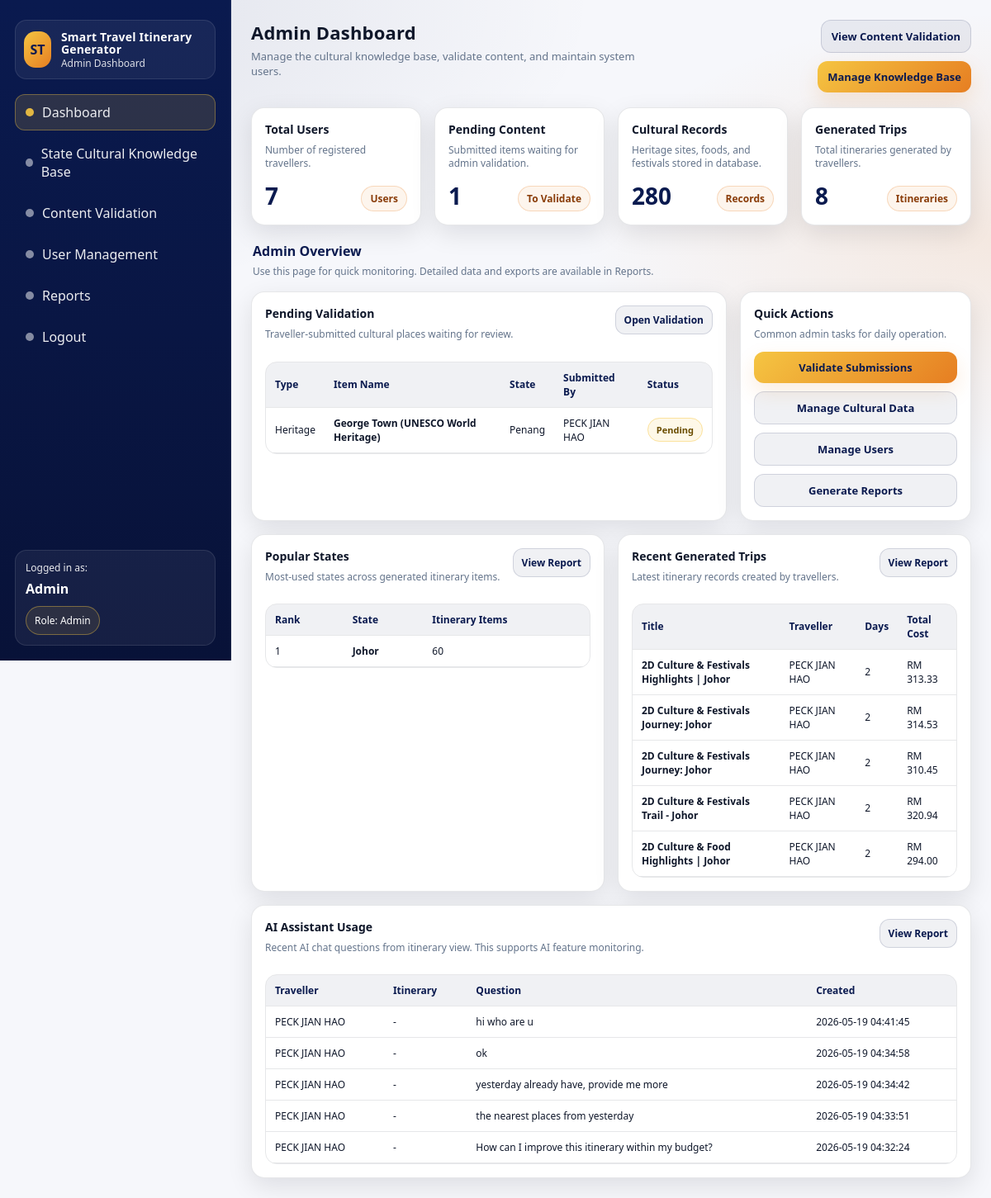
The page /admin/admin_dashboard.php (signed in) on the database its author committed.
### tables this page shows
CREATE TABLE `cultural_place_suggestions` (
  `suggestion_id` int(11) NOT NULL AUTO_INCREMENT,
  `traveller_id` int(11) NOT NULL,
  `state` varchar(60) NOT NULL,
  `district` varchar(80) DEFAULT NULL,
  `category` enum('culture','heritage','museum','food','festival','nature','shopping') NOT NULL,
  `name` varchar(150) NOT NULL,
  `description` text DEFAULT NULL,
  `address` varchar(255) DEFAULT NULL,
  `latitude` decimal(10,7) DEFAULT NULL,
  `longitude` decimal(10,7) DEFAULT NULL,
  `opening_hours` varchar(1000) DEFAULT NULL,
  `estimated_cost` decimal(10,2) DEFAULT NULL,
  `image_url` varchar(1000) DEFAULT NULL,
  `status` enum('pending','approved','rejected') NOT NULL DEFAULT 'pending',
  `approved_by_admin_id` int(11) DEFAULT NULL,
  `approved_place_id` int(11) DEFAULT NULL,
  `created_at` timestamp NOT NULL DEFAULT current_timestamp(),
  `approved_at` timestamp NULL DEFAULT NULL,
  `review_note` varchar(255) DEFAULT NULL,
  PRIMARY KEY (`suggestion_id`),
  KEY `idx_status` (`status`),
  KEY `idx_state_category` (`state`,`category`),
  KEY `fk_sugg_traveller` (`traveller_id`),
  KEY `fk_sugg_admin` (`approved_by_admin_id`),
  KEY `fk_suggestions_approved_place` (`approved_place_id`),
  CONSTRAINT `fk_sugg_admin` FOREIGN KEY (`approved_by_admin_id`) REFERENCES `admins` (`admin_id`) ON DELETE SET NULL,
  CONSTRAINT `fk_sugg_traveller` FOREIGN KEY (`traveller_id`) REFERENCES `travellers` (`traveller_id`) ON DELETE CASCADE,
  CONSTRAINT `fk_suggestions_approved_place` FOREIGN KEY (`approved_place_id`) REFERENCES `cultural_places` (`place_id`) ON DELETE SET NULL ON UPDATE CASCADE
);

CREATE TABLE `travellers` (
  `traveller_id` int(11) NOT NULL AUTO_INCREMENT,
  `full_name` varchar(100) NOT NULL,
  `email` varchar(100) NOT NULL,
  `password_hash` varchar(255) NOT NULL,
  `force_password_change` tinyint(1) NOT NULL DEFAULT 0,
  `phone` varchar(20) DEFAULT NULL,
  `created_at` timestamp NOT NULL DEFAULT current_timestamp(),
  `is_active` tinyint(1) NOT NULL DEFAULT 1,
  `activation_token` varchar(128) DEFAULT NULL,
  `activation_expires` datetime DEFAULT NULL,
  `reset_token` varchar(128) DEFAULT NULL,
  `reset_expires` datetime DEFAULT NULL,
  PRIMARY KEY (`traveller_id`),
  UNIQUE KEY `email` (`email`)
);

CREATE TABLE `itineraries` (
  `itinerary_id` int(11) NOT NULL AUTO_INCREMENT,
  `traveller_id` int(11) NOT NULL,
  `preference_id` int(11) NOT NULL,
  `title` varchar(120) NOT NULL,
  `start_date` date DEFAULT NULL,
  `total_days` int(11) NOT NULL,
  `origin_name` varchar(255) DEFAULT NULL,
  `origin_lat` decimal(10,7) DEFAULT NULL,
  `origin_lng` decimal(10,7) DEFAULT NULL,
  `selected_hotel_id` int(11) DEFAULT NULL,
  `selected_hotel_name` varchar(150) DEFAULT NULL,
  `selected_hotel_nights` int(11) NOT NULL DEFAULT 0,
  `selected_hotel_total_cost` decimal(10,2) NOT NULL DEFAULT 0.00,
  `total_estimated_cost` decimal(10,2) DEFAULT 0.00,
  `created_at` timestamp NOT NULL DEFAULT current_timestamp(),
  PRIMARY KEY (`itinerary_id`),
  KEY `fk_it_traveller` (`traveller_id`),
  KEY `fk_it_pref` (`preference_id`),
  KEY `idx_itinerary_selected_hotel` (`selected_hotel_id`),
  CONSTRAINT `fk_it_pref` FOREIGN KEY (`preference_id`) REFERENCES `traveller_preferences` (`preference_id`),
  CONSTRAINT `fk_it_traveller` FOREIGN KEY (`traveller_id`) REFERENCES `travellers` (`traveller_id`) ON DELETE CASCADE
);

CREATE TABLE `ai_chat_logs` (
  `chat_id` int(11) NOT NULL AUTO_INCREMENT,
  `itinerary_id` int(11) NOT NULL,
  `traveller_id` int(11) NOT NULL,
  `user_message` text NOT NULL,
  `ai_response` mediumtext NOT NULL,
  `created_at` timestamp NOT NULL DEFAULT current_timestamp(),
  PRIMARY KEY (`chat_id`),
  KEY `idx_ai_chat_itinerary` (`itinerary_id`),
  KEY `idx_ai_chat_traveller` (`traveller_id`)
);

### admin/admin_dashboard.php (the view, shortened to what this page needs)
<?php
require_once '../config/db_connect.php';
$adminName = $_SESSION["admin_name"] ?? "Administrator";
function admin_table_exists(mysqli $conn, string $table): bool
{
  $table = $conn->real_escape_string($table);
  $res = $conn->query("SHOW TABLES LIKE '$table'");
  return ($res && $res->num_rows > 0);
}
function admin_short_text($text, int $limit = 90): string
{
  $text = trim((string)$text);
  if (function_exists("mb_strimwidth")) return mb_strimwidth($text, 0, $limit, "...");
  return strlen($text) > $limit ? substr($text, 0, $limit - 3) . "..." : $text;
}
$hasAiChatLogs = admin_table_exists($conn, "ai_chat_logs");
$resUsers = $conn->query("SELECT COUNT(*) AS total FROM travellers");
$kpiTotalUsers = $resUsers->fetch_assoc()['total'] ?? 0;
$resPending = $conn->query("SELECT COUNT(*) AS total FROM cultural_place_suggestions WHERE status = 'pending'");
$kpiPendingSubmissions = $resPending->fetch_assoc()['total'] ?? 0;
$resRecords = $conn->query("SELECT COUNT(*) AS total FROM cultural_places WHERE is_active = 1");
$kpiCulturalItems = $resRecords->fetch_assoc()['total'] ?? 0;
$resItineraries = $conn->query("SELECT COUNT(*) AS total FROM itineraries");
$kpiTotalItineraries = $resItineraries->fetch_assoc()['total'] ?? 0;
$popularStates = [];
$popularSql = "
  SELECT cp.state, COUNT(*) AS total
  FROM itinerary_items ii
  JOIN cultural_places cp ON cp.place_id = ii.place_id
  WHERE cp.state IS NOT NULL AND cp.state <> ''
  GROUP BY cp.state
  ORDER BY total DESC
  LIMIT 5
";
$resPopular = $conn->query($popularSql);
if ($resPopular) {
  while ($row = $resPopular->fetch_assoc()) $popularStates[] = $row;
}
$pendingList = [];
$pendingSql = "SELECT s.category, s.name, s.state, t.full_name, s.status
               FROM cultural_place_suggestions s
               JOIN travellers t ON s.traveller_id = t.traveller_id
               WHERE s.status = 'pending'
               ORDER BY s.created_at DESC LIMIT 5";
$resList = $conn->query($pendingSql);
while ($row = $resList->fetch_assoc()) {
  $pendingList[] = [
    "type" => ucfirst($row['category']),
    "name" => $row['name'],
    "state" => $row['state'],
    "by" => $row['full_name'],
    "status" => ucfirst($row['status'])
  ];
}
$recentItineraries = [];
$itinerarySql = "
  SELECT i.itinerary_id, i.title, i.total_days, i.total_estimated_cost, i.created_at,
         t.full_name AS traveller_name
  FROM itineraries i
  LEFT JOIN travellers t ON t.traveller_id = i.traveller_id
  ORDER BY i.created_at DESC, i.itinerary_id DESC
  LIMIT 8
";
$resItineraryList = $conn->query($itinerarySql);
if ($resItineraryList) {
  while ($row = $resItineraryList->fetch_assoc()) $recentItineraries[] = $row;
}
$aiChatList = [];
if ($hasAiChatLogs) {
  $aiSql = "
    SELECT a.user_message, a.created_at, t.full_name AS traveller_name, i.title AS itinerary_title
    FROM ai_chat_logs a
    LEFT JOIN travellers t ON t.traveller_id = a.traveller_id
    LEFT JOIN itineraries i ON i.itinerary_id = a.itinerary_id
    ORDER BY a.created_at DESC, a.chat_id DESC
    LIMIT 6
  ";
  $resAi = $conn->query($aiSql);
  if ($resAi) {
    while ($row = $resAi->fetch_assoc()) $aiChatList[] = $row;
  }
}
?>
<!DOCTYPE html>
<html lang="en">
<head>
  <link rel="stylesheet" href="../assets/dashboard_style.css">
</head>
<body>
  <div class="app">
    <aside class="sidebar">
      <div class="brand">
        <div class="brand-badge">ST</div>
        <div class="brand-title">
          <strong>Smart Travel Itinerary Generator</strong>
          <span>Admin Dashboard</span>
        </div>
      </div>
      <nav class="nav" aria-label="Sidebar Navigation">
        <a class="active" href="admin_dashboard.php"><span class="dot"></span> Dashboard</a>
        <a href="../admin/admin_cultural_kb.php"><span class="dot"></span> State Cultural Knowledge Base</a>
        <a href="../admin/admin_pending.php"><span class="dot"></span> Content Validation</a>
        <a href="../admin/user_manage/index.php"><span class="dot"></span> User Management</a>
        <a href="../admin/admin_reports.php"><span class="dot"></span> Reports</a>
        <a href="../auth/logout.php"><span class="dot"></span> Logout</a>
      </nav>
      <div class="sidebar-footer">
        <div class="small">Logged in as:</div>
        <div style="margin-top:6px; font-weight:800;"><?php echo htmlspecialchars($adminName); ?></div>
        <div class="chip">Role: Admin</div>
      </div>
    </aside>
    <main class="content">
      <div class="topbar">
        <div class="page-title">
          <h1>Admin Dashboard</h1>
          <p>Manage the cultural knowledge base, validate content, and maintain system users.</p>
        </div>
        <div class="actions">
          <a class="btn btn-ghost" href="../admin/admin_pending.php">View Content Validation</a>
          <a class="btn btn-primary" href="../admin/admin_cultural_kb.php">Manage Knowledge Base</a>
        </div>
      </div>
      <section class="grid">
        <div class="card col-3">
          <h3>Total Users</h3>
          <p class="meta">Number of registered travellers.</p>
          <div class="kpi">
            <div class="value"><?php echo (int)$kpiTotalUsers; ?></div>
            <div class="tag">Users</div>
          </div>
        </div>
        <div class="card col-3">
          <h3>Pending Content</h3>
          <p class="meta">Submitted items waiting for admin validation.</p>
          <div class="kpi">
            <div class="value"><?php echo (int)$kpiPendingSubmissions; ?></div>
            <div class="tag">To Validate</div>
          </div>
        </div>
        <div class="card col-3">
          <h3>Cultural Records</h3>
          <p class="meta">Heritage sites, foods, and festivals stored in database.</p>
          <div class="kpi">
            <div class="value"><?php echo (int)$kpiCulturalItems; ?></div>
            <div class="tag">Records</div>
          </div>
        </div>
        <div class="card col-3">
          <h3>Generated Trips</h3>
          <p class="meta">Total itineraries generated by travellers.</p>
          <div class="kpi">
            <div class="value"><?php echo (int)$kpiTotalItineraries; ?></div>
            <div class="tag">Itineraries</div>
          </div>
        </div>
        <div class="section-heading col-12">
          <h2>Admin Overview</h2>
          <p>Use this page for quick monitoring. Detailed data and exports are available in Reports.</p>
        </div>
        <div class="card col-8">
          <div class="card-head">
            <div>
              <h3>Pending Validation</h3>
              <p class="meta">Traveller-submitted cultural places waiting for review.</p>
            </div>
            <a class="btn btn-ghost btn-small" href="../admin/admin_pending.php">Open Validation</a>
          </div>
          <div class="table-wrap compact-table">
            <table>
              <thead>
                <tr>
                  <th>Type</th>
                  <th>Item Name</th>
                  <th>State</th>
                  <th>Submitted By</th>
                  <th>Status</th>
                </tr>
              </thead>
              <tbody>
                <?php if (!empty($pendingList)): ?>
                  <?php foreach ($pendingList as $p): ?>
                    <tr>
                      <td><?php echo htmlspecialchars($p["type"]); ?></td>
                      <td><strong><?php echo htmlspecialchars($p["name"]); ?></strong></td>
                      <td><?php echo htmlspecialchars($p["state"]); ?></td>
                      <td><?php echo htmlspecialchars($p["by"]); ?></td>
                      <td><span class="badge"><?php echo htmlspecialchars($p["status"]); ?></span></td>
                    </tr>
                  <?php endforeach; ?>
                <?php endif; ?>
              </tbody>
            </table>
          </div>
        </div>
        <div class="card col-4">
          <h3>Quick Actions</h3>
          <p class="meta">Common admin tasks for daily operation.</p>
          <div class="action-stack">
            <a class="btn btn-primary" href="../admin/admin_pending.php">Validate Submissions</a>
            <a class="btn btn-ghost" href="../admin/admin_cultural_kb.php">Manage Cultural Data</a>
            <a class="btn btn-ghost" href="../admin/user_manage/index.php">Manage Users</a>
            <a class="btn btn-ghost" href="../admin/admin_reports.php">Generate Reports</a>
          </div>
        </div>
        <div class="card col-6">
          <div class="card-head">
            <div>
              <h3>Popular States</h3>
              <p class="meta">Most-used states across generated itinerary items.</p>
            </div>
            <a class="btn btn-ghost btn-small" href="../admin/admin_reports.php?type=popular_destinations">View Report</a>
          </div>
          <div class="table-wrap compact-table">
            <table>
              <thead>
                <tr>
                  <th>Rank</th>
                  <th>State</th>
                  <th>Itinerary Items</th>
                </tr>
              </thead>
              <tbody>
                <?php if (!empty($popularStates)): ?>
                  <?php foreach ($popularStates as $idx => $row): ?>
                    <tr>
                      <td><?php echo $idx + 1; ?></td>
                      <td><strong><?php echo htmlspecialchars($row["state"]); ?></strong></td>
                      <td><?php echo (int)$row["total"]; ?></td>
                    </tr>
                  <?php endforeach; ?>
                <?php else: ?>
                  <tr><td colspan="3">No itinerary state data yet.</td></tr>
                <?php endif; ?>
              </tbody>
            </table>
          </div>
        </div>
        <div class="card col-6">
          <div class="card-head">
            <div>
              <h3>Recent Generated Trips</h3>
              <p class="meta">Latest itinerary records created by travellers.</p>
            </div>
            <a class="btn btn-ghost btn-small" href="../admin/admin_reports.php?type=itinerary_performance">View Report</a>
          </div>
          <div class="table-wrap compact-table">
            <table>
              <thead>
                <tr>
                  <th>Title</th>
                  <th>Traveller</th>
                  <th>Days</th>
                  <th>Total Cost</th>
                </tr>
              </thead>
              <tbody>
                <?php if (!empty($recentItineraries)): ?>
                  <?php foreach (array_slice($recentItineraries, 0, 5) as $it): ?>
                    <tr>
                      <td><strong><?php echo htmlspecialchars($it["title"] ?? "-"); ?></strong></td>
                      <td><?php echo htmlspecialchars($it["traveller_name"] ?? "-"); ?></td>
                      <td><?php echo (int)($it["total_days"] ?? 0); ?></td>
                      <td>RM <?php echo number_format((float)($it["total_estimated_cost"] ?? 0), 2); ?></td>
                    </tr>
                  <?php endforeach; ?>
                <?php else: ?>
                  <tr><td colspan="4">No itinerary data available.</td></tr>
                <?php endif; ?>
              </tbody>
            </table>
          </div>
        </div>
        <div class="card col-12">
          <div class="card-head">
            <div>
              <h3>AI Assistant Usage</h3>
              <p class="meta">Recent AI chat questions from itinerary view. This supports AI feature monitoring.</p>
            </div>
            <a class="btn btn-ghost btn-small" href="../admin/admin_reports.php?type=ai_usage">View Report</a>
          </div>
          <div class="table-wrap compact-table">
            <table>
              <thead>
                <tr>
                  <th>Traveller</th>
                  <th>Itinerary</th>
                  <th>Question</th>
                  <th>Created</th>
                </tr>
              </thead>
              <tbody>
                <?php if (!empty($aiChatList)): ?>
                  <?php foreach (array_slice($aiChatList, 0, 5) as $chat): ?>
                    <tr>
                      <td><?php echo htmlspecialchars($chat["traveller_name"] ?? "-"); ?></td>
                      <td><?php echo htmlspecialchars($chat["itinerary_title"] ?? "-"); ?></td>
                      <td><?php echo htmlspecialchars(admin_short_text($chat["user_message"] ?? "-", 90)); ?></td>
                      <td><?php echo htmlspecialchars($chat["created_at"] ?? "-"); ?></td>
                    </tr>
                  <?php endforeach; ?>
                <?php else: ?>
                  <tr><td colspan="4">No AI chat usage yet. The table will fill after travellers use AI Assistant.</td></tr>
                <?php endif; ?>
              </tbody>
            </table>
          </div>
        </div>
      </section>
    </main>
  </div>
</body>
</html>

### rows shown on the page
cultural_place_suggestions: type "Heritage", name "George Town (UNESCO World Heritage)", state "Penang", traveller.full_name "PECK JIAN HAO", status "Pending"
itineraries: title "2D Culture & Festivals Highlights | Johor", traveller.full_name "PECK JIAN HAO", total_days "2", total_estimated_cost "313.33"
itineraries: title "2D Culture & Festivals Journey: Johor", traveller.full_name "PECK JIAN HAO", total_days "2", total_estimated_cost "314.53"
itineraries: title "2D Culture & Festivals Journey: Johor", traveller.full_name "PECK JIAN HAO", total_days "2", total_estimated_cost "310.45"
itineraries: title "2D Culture & Festivals Trail - Johor", traveller.full_name "PECK JIAN HAO", total_days "2", total_estimated_cost "320.94"
itineraries: title "2D Culture & Food Highlights | Johor", traveller.full_name "PECK JIAN HAO", total_days "2", total_estimated_cost "294.00"
ai_chat_logs: traveller.full_name "PECK JIAN HAO", itinerary_title "-", user_message "hi who are u", created_at "2026-05-19 04:41:45"
ai_chat_logs: traveller.full_name "PECK JIAN HAO", itinerary_title "-", user_message "ok", created_at "2026-05-19 04:34:58"
ai_chat_logs: traveller.full_name "PECK JIAN HAO", itinerary_title "-", user_message "yesterday already have, provide me more", created_at "2026-05-19 04:34:42"
ai_chat_logs: traveller.full_name "PECK JIAN HAO", itinerary_title "-", user_message "the nearest places from yesterday", created_at "2026-05-19 04:33:51"
ai_chat_logs: traveller.full_name "PECK JIAN HAO", itinerary_title "-", user_message "How can I improve this itinerary within my budget?", created_at "2026-05-19 04:32:24"

### other values the page prints
$adminName "Admin"
$kpiTotalUsers "7"
$kpiPendingSubmissions "1"
$kpiCulturalItems "280"
$kpiTotalItineraries "8"
$row["state"] "Johor"
$row["total"] "60"
